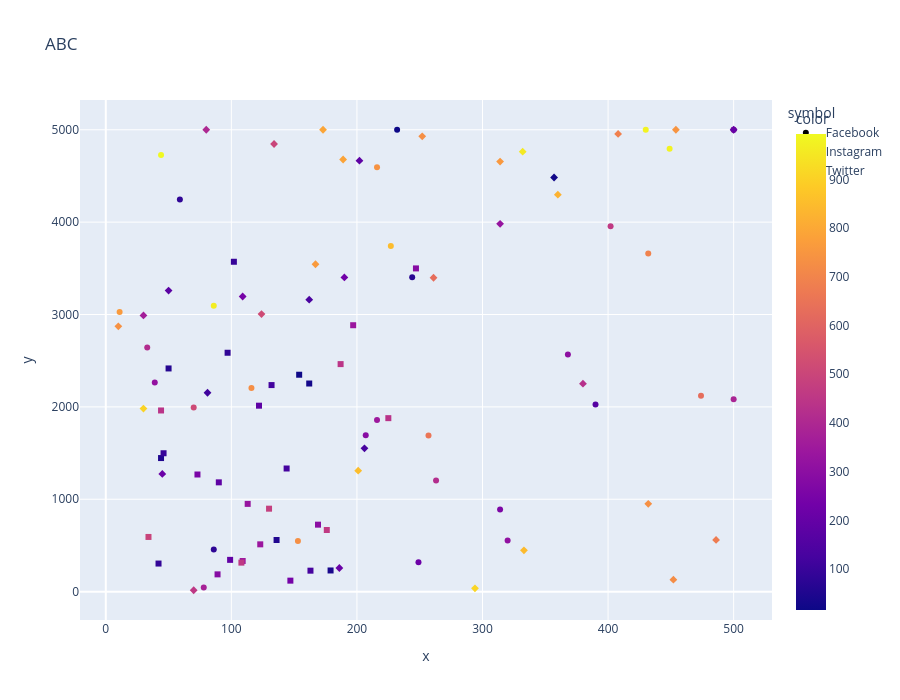

Notebook code for this chart:
### Code cell
px.scatter(x=df.comments,y=df.likes, title="ABC", height=700, width=900, color=df.shares, symbol=df.platform)

### Figure 1 — Plotly figure (JSON) as saved in the notebook; plotly's stock layout.template omitted (floating-point values rounded to 4 significant figures)
{"data": [{"hovertemplate": "symbol=Facebook<br>x=%{x}<br>y=%{y}<br>color=%{marker.color}<extra></extra>", "legendgroup": "Facebook", "marker": {"color": [628, 694, 221, 375, 262, 79, 515, 388, 731, 739, 978, 43, 83, 980, 993, 16, 728, 849, 318, 165, 965, 656, 761, 404, 312, 413, 417, 304, 67, 462, 344, 290], "coloraxis": "coloraxis", "symbol": "circle"}, "mode": "markers", "name": "Facebook", "orientation": "v", "showlegend": true, "type": "scatter", "x": [474, 432, 249, 78, 314, 86, 70, 500, 153, 216, 449, 500, 59, 430, 44, 232, 116, 227, 39, 390, 86, 257, 11, 500, 320, 33, 263, 368, 244, 402, 216, 207], "xaxis": "x", "y": [2121, 3660, 317, 45, 889, 455, 1992, 2083, 548, 4594, 4795, 5000, 4245, 5000, 4726, 5000, 2204, 3742, 2265, 2026, 3094, 1690, 3026, 5000, 553, 2642, 1203, 2566, 3404, 3956, 1857, 1694], "yaxis": "y"}, {"hovertemplate": "symbol=Instagram<br>x=%{x}<br>y=%{y}<br>color=%{marker.color}<extra></extra>", "legendgroup": "Instagram", "marker": {"color": [688, 211, 906, 216, 736, 399, 137, 183, 852, 845, 730, 177, 427, 127, 825, 230, 498, 956, 761, 724, 326, 677, 630, 744, 114, 365, 785, 757, 792, 454, 243, 734, 517, 911, 204, 25], "coloraxis": "coloraxis", "symbol": "diamond"}, "mode": "markers", "name": "Instagram", "orientation": "v", "showlegend": true, "type": "scatter", "x": [408, 186, 30, 45, 10, 80, 162, 202, 201, 333, 252, 50, 380, 206, 360, 190, 134, 332, 167, 452, 314, 486, 261, 454, 81, 30, 189, 314, 173, 70, 109, 432, 124, 294, 500, 357], "xaxis": "x", "y": [4955, 256, 1982, 1274, 2872, 5000, 3161, 4665, 1309, 447, 4929, 3259, 2251, 1551, 4297, 3401, 4846, 4763, 3544, 130, 3982, 560, 3398, 5000, 2153, 2990, 4678, 4656, 5000, 15, 3195, 951, 3005, 36, 5000, 4483], "yaxis": "y"}, {"hovertemplate": "symbol=Twitter<br>x=%{x}<br>y=%{y}<br>color=%{marker.color}<extra></extra>", "legendgroup": "Twitter", "marker": {"color": [187, 286, 438, 52, 89, 123, 18, 338, 183, 55, 439, 348, 480, 240, 28, 445, 461, 85, 118, 298, 251, 327, 96, 496, 194, 127, 284, 96, 62, 339, 458, 38], "coloraxis": "coloraxis", "symbol": "square"}, "mode": "markers", "name": "Twitter", "orientation": "v", "showlegend": true, "type": "scatter", "x": [90, 247, 225, 44, 42, 144, 154, 123, 122, 136, 44, 109, 130, 147, 162, 187, 176, 97, 132, 169, 73, 113, 46, 34, 99, 163, 89, 102, 50, 197, 108, 179], "xaxis": "x", "y": [1183, 3499, 1878, 1446, 304, 1333, 2348, 512, 2013, 559, 1961, 332, 898, 119, 2253, 2463, 667, 2586, 2236, 725, 1268, 950, 1498, 592, 344, 227, 187, 3571, 2416, 2884, 314, 229], "yaxis": "y"}], "layout": {"coloraxis": {"colorbar": {"title": {"text": "color"}}, "colorscale": [[0, "#0d0887"], [0.1111, "#46039f"], [0.2222, "#7201a8"], [0.3333, "#9c179e"], [0.4444, "#bd3786"], [0.5556, "#d8576b"], [0.6667, "#ed7953"], [0.7778, "#fb9f3a"], [0.8889, "#fdca26"], [1, "#f0f921"]]}, "height": 700, "legend": {"title": {"text": "symbol"}, "tracegroupgap": 0}, "title": {"text": "ABC"}, "width": 900, "xaxis": {"anchor": "y", "domain": [0, 1], "title": {"text": "x"}}, "yaxis": {"anchor": "x", "domain": [0, 1], "title": {"text": "y"}}}}
